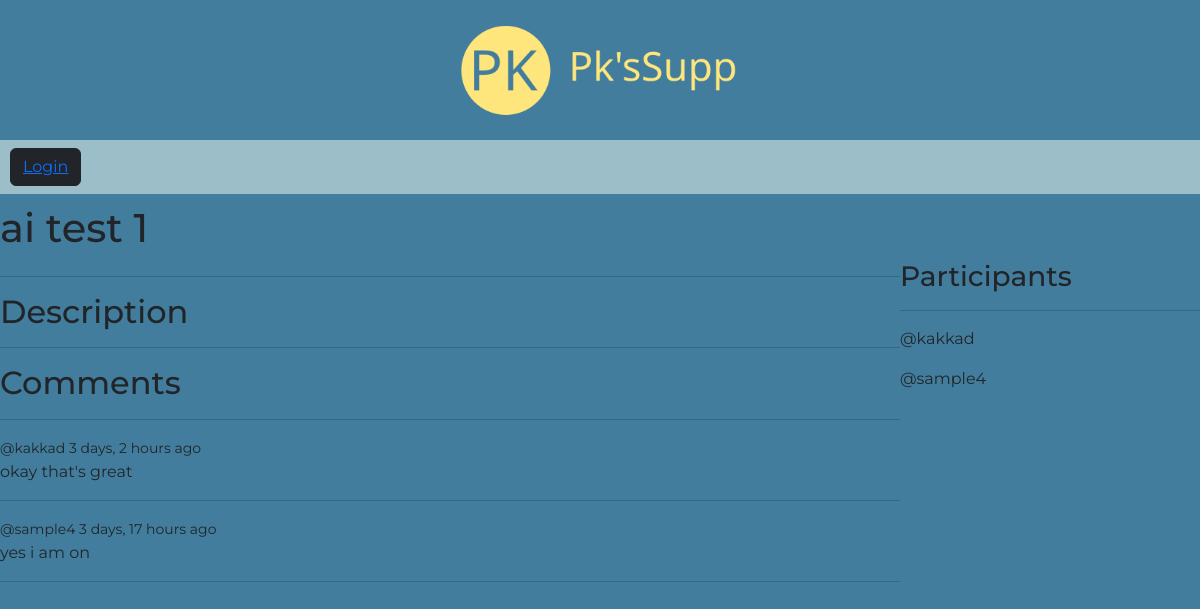
Page /room_page/9/ on the earlier database version.
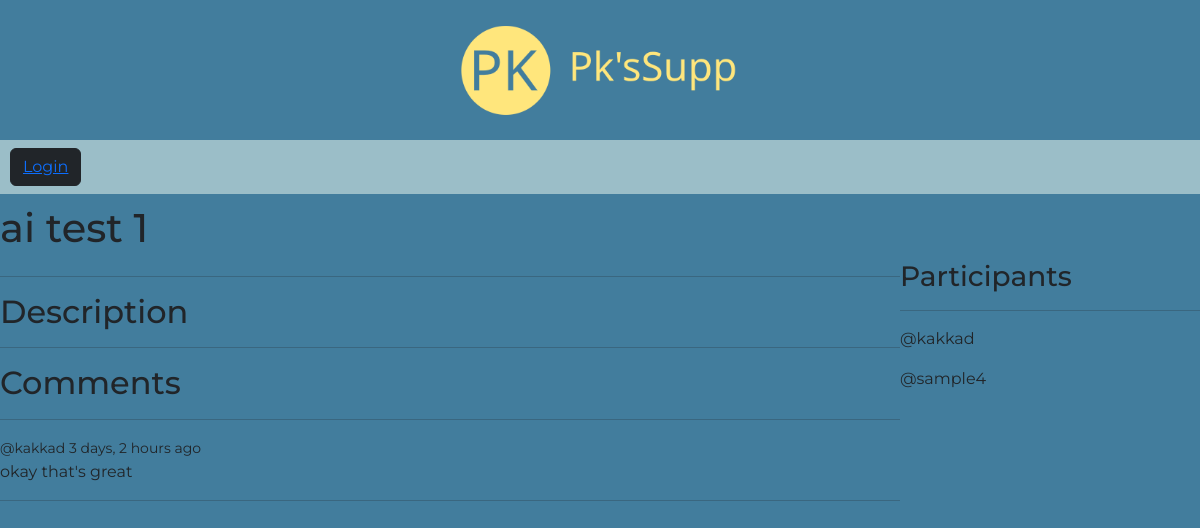
Same page on the later database version.
### base/models.py (models this page shows, shortened)
class Message(models.Model):
    user = models.ForeignKey(User, on_delete=models.CASCADE)
    room = models.ForeignKey(Room, on_delete=models.CASCADE)
    body = models.TextField()
    updated = models.DateTimeField(auto_now=True)
    created = models.DateTimeField(auto_now_add=True)
    class Meta:
        ordering = ["-updated", "-created"]

### base/views.py (the view)
# urls.py: path("room_page/<str:pk>/", views.room, name="room"),
def room(request, pk):
    room = Room.objects.get(id=pk)
    room_messages = room.message_set.all()
    participants = room.participants.all()
    if request.method == "POST":
        message = Message.objects.create(
            user=request.user, room=room, body=request.POST.get("body")
        )
        room.participants.add(request.user)
        return redirect("room", pk=room.id)
    context = {
        "room": room,
        "room_messages": room_messages,
        "participants": participants,
    }
    return render(request, "base/room.html", context)

### base/templates/base/room.html (shortened to what this page needs)
{% extends 'main.html' %} {% block content %}
<h1>{{room.name}}</h1>
<div class="room-container">
  <div>
    <hr />
    <h2>Description</h2>
    <hr />
    <h2>Comments</h2>
    <hr />
    {% for message in room_messages %}
    <div>
      <small>@{{message.user}} {{message.created|timesince}} ago</small>
      <p>{{message.body}}</p>
      <hr />
    </div>
    {% endfor %}
  </div>
  <div>
    <h3>Participants</h3>
    <hr />
    {% for participant in participants %}
    <div>
      <p>@{{participant.username}}</p>
    </div>
    {% endfor %}
  </div>
</div>
 {% endblock content %}

Differences in the rows shown:
removed Message: user "sample4", created "3 days, 17 hours", body "yes i am on"
